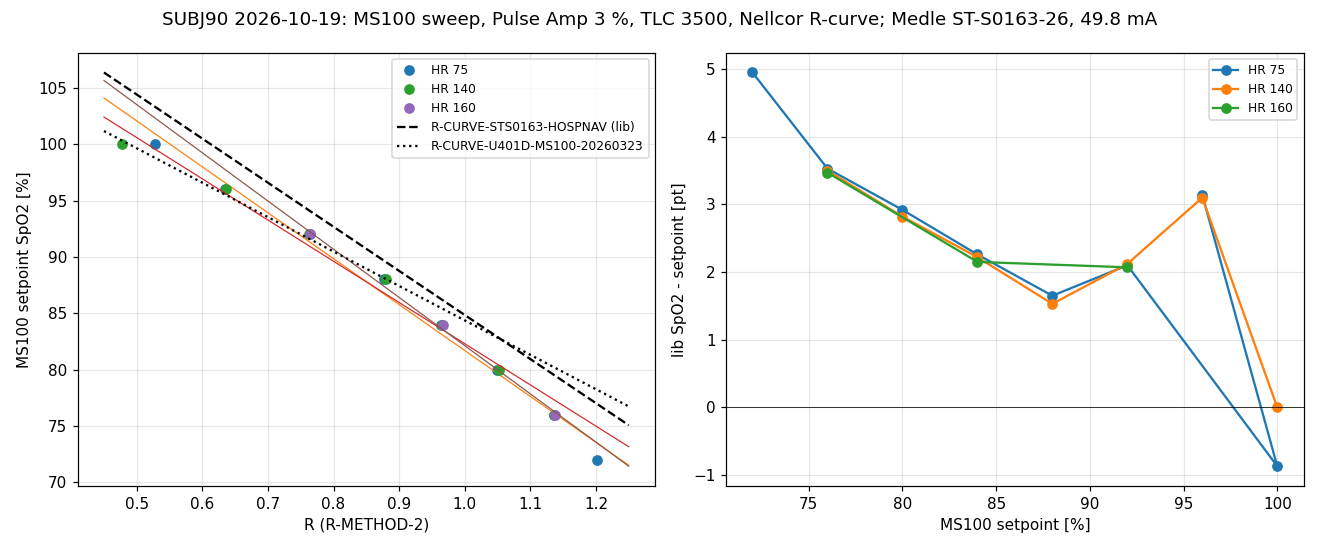

Here is the Python script that generated this plot:
"""MS100 sweep (SUBJ90): plateaus taken from the VideoNest OCR of the simulator screen (the keyboard
REF_SPO2 events lagged the screen by 6-27 s). Rows mapped to epoch time through the `# @row N clock`
anchors. Each plateau drops its first SKIP_S seconds, then medians."""
import glob
import re
import sys

import matplotlib
matplotlib.use("Agg")
import matplotlib.pyplot as plt
import numpy as np
import pandas as pd

S, OUT = sys.argv[1], sys.argv[2]
SKIP_S, FS, MIN_RUN_S = 10.0, 500.0, 5.0
parts = sorted(glob.glob(S + "/*_p[0-9][0-9].csv"))
frames, anchors, offset = [], [], 0
for p in parts:
    with open(p, encoding="utf-8") as f:
        for line in f:
            if not line.startswith("#"):
                continue
            m = re.search(r"@row (\d+) clock: .*host_epoch_us=(\d+)", line)
            if m:
                anchors.append((offset + int(m.group(1)), int(m.group(2))))
    df = pd.read_csv(p, comment="#")
    frames.append(df)
    offset += len(df)
df = pd.concat(frames, ignore_index=True)
arow, aep = np.array([a[0] for a in anchors]), np.array([a[1] for a in anchors], dtype=float)

ref = pd.read_csv(S + "/reference_spo2.csv", comment="#")
ref = ref[(ref.source == "videonest") & (ref.conf >= 0.9)].sort_values("t_epoch_us")
# runs of equal OCR value
runs = []
for _, r in ref.iterrows():
    if runs and runs[-1]["v"] == r.spo2:
        runs[-1]["t1"] = r.t_epoch_us
    else:
        runs.append({"v": int(r.spo2), "t0": r.t_epoch_us, "t1": r.t_epoch_us})
runs = [r for r in runs if (r["t1"] - r["t0"]) / 1e6 >= MIN_RUN_S]
# a run ends where the next one starts
for i in range(len(runs) - 1):
    runs[i]["t1"] = runs[i + 1]["t0"]
cols = ["R", "SpO2", "HR3", "PI", "R_CORR"]
rows = []
for r in runs:
    r0 = int(np.interp(r["t0"], aep, arow)) + int(SKIP_S * FS)
    r1 = int(np.interp(r["t1"], aep, arow))
    seg = df.iloc[r0:r1]
    if len(seg) < 5 * FS:
        continue
    valid = seg[seg.SpO2 >= 0]
    med = seg[cols].median()
    rows.append(dict(ref=r["v"], t=pd.Timestamp(r["t0"], unit="us", tz="Europe/Madrid").strftime("%H:%M:%S"),
                     n_s=round(len(seg) / FS, 1), R=round(med.R, 4), R_sd=round(seg.R.std(), 4),
                     SpO2=round(valid.SpO2.median(), 2) if len(valid) else np.nan,
                     inval=round(1 - len(valid) / len(seg), 2), HR3=round(med.HR3, 1), PI=round(med.PI, 2),
                     r=round(med.R_CORR, 4)))
t = pd.DataFrame(rows)
t["bias"] = (t.SpO2 - t.ref).round(2)
t["hr"] = (t.HR3 / 5).round() * 5
pd.set_option("display.width", 250)
print(t.to_string(index=False))
fits = {}
for g, sub in t.groupby("hr"):
    if len(sub) >= 3:
        b, a = np.polyfit(sub.R, sub.ref, 1)
        res = sub.ref - (a + b * sub.R)
        fits[g] = (a, b)
        print(f"HR {g:.0f}: ref = {a:.2f} {b:+.2f}*R   n={len(sub)}  rms={np.sqrt((res**2).mean()):.2f}")
b, a = np.polyfit(t.R, t.ref, 1)
res = t.ref - (a + b * t.R)
print(f"ALL:    ref = {a:.2f} {b:+.2f}*R   n={len(t)}  rms={np.sqrt((res**2).mean()):.2f}")
same = t.groupby(["ref", "hr"]).R.median().unstack()
print("\nR by setpoint x HR:\n", same.round(3).to_string())
t.to_csv(OUT + "/ms100_plateaus_ocr.csv", index=False)

fig, ax = plt.subplots(1, 2, figsize=(12, 5))
for g, sub in t.groupby("hr"):
    ax[0].plot(sub.R, sub.ref, "o", label=f"HR {g:.0f}")
    if g in fits:
        xx = np.linspace(0.45, 1.25, 10)
        ax[0].plot(xx, fits[g][0] + fits[g][1] * xx, "-", lw=0.8)
xx = np.linspace(0.45, 1.25, 10)
ax[0].plot(xx, 123.98 - 39.13 * xx, "k--", label="R-CURVE-STS0163-HOSPNAV (lib)")
ax[0].plot(xx, 114.92 - 30.55 * xx, "k:", label="R-CURVE-U401D-MS100-20260323")
ax[0].set_xlabel("R (R-METHOD-2)"); ax[0].set_ylabel("MS100 setpoint SpO2 [%]"); ax[0].legend(fontsize=8); ax[0].grid(alpha=.3)
for g, sub in t.groupby("hr"):
    ax[1].plot(sub.ref, sub.bias, "o-", label=f"HR {g:.0f}")
ax[1].axhline(0, color="k", lw=0.5); ax[1].set_xlabel("MS100 setpoint [%]"); ax[1].set_ylabel("lib SpO2 - setpoint [pt]"); ax[1].legend(fontsize=8); ax[1].grid(alpha=.3)
fig.suptitle("SUBJ90 2026-10-19: MS100 sweep, Pulse Amp 3 %, TLC 3500, Nellcor R-curve; Medle ST-S0163-26, 49.8 mA")
fig.tight_layout(); fig.savefig(OUT + "/ms100_sweep.png", dpi=110)
